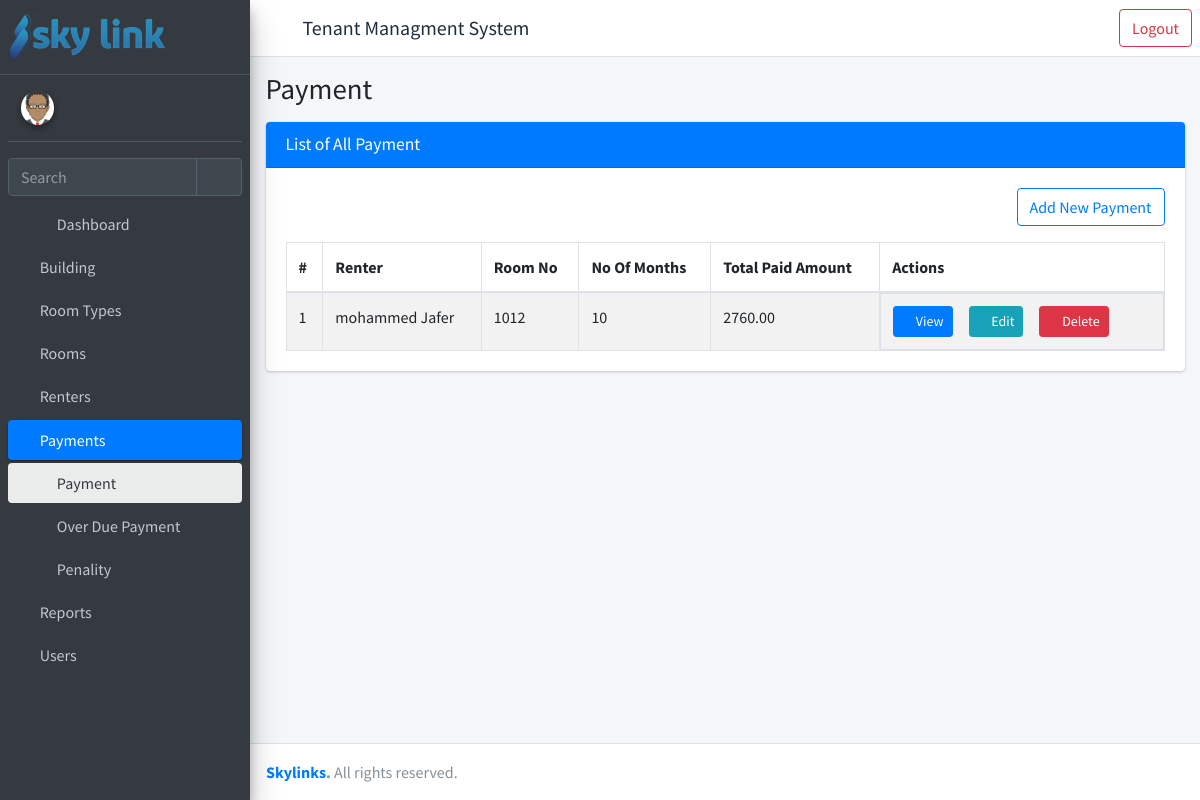
Before: /list-payment/ (signed in) with the older database file.
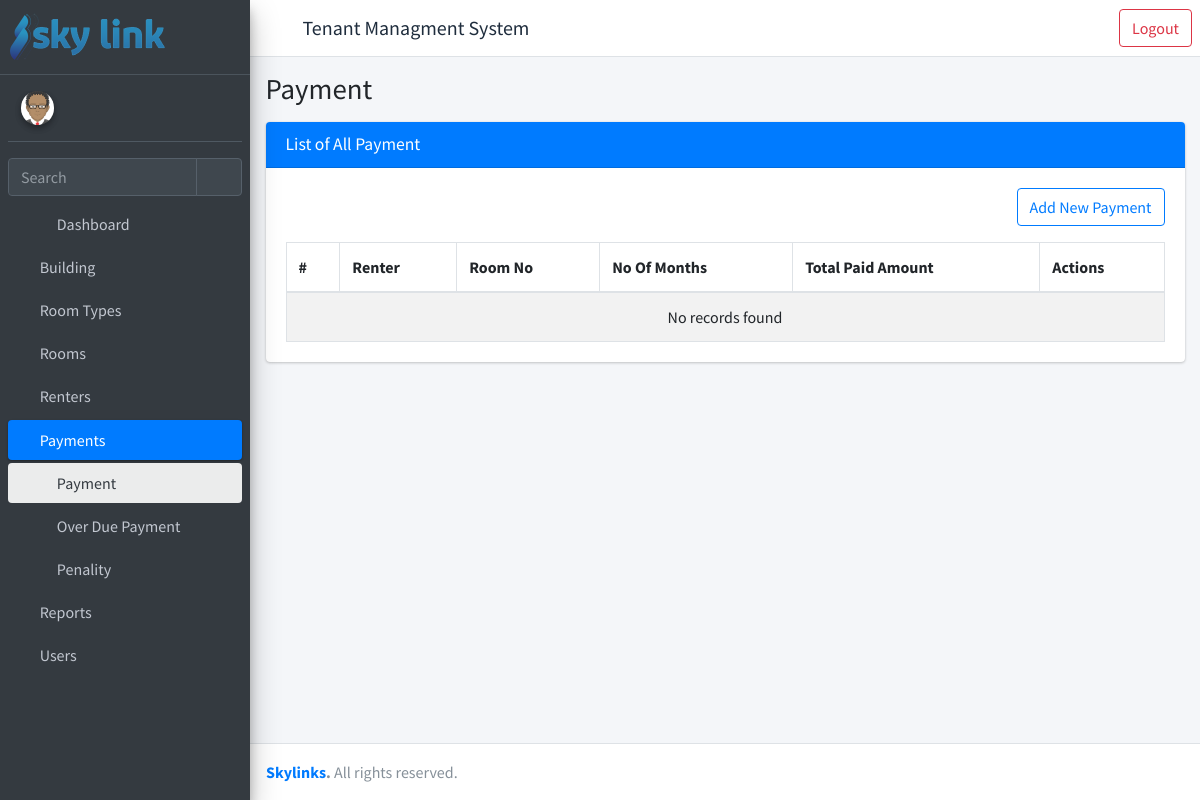
After: the same page with the newer database file.
### rent/models.py (models this page shows, shortened)
class Payment(models.Model):
    renter = models.ForeignKey("rent.Renter", verbose_name=_(
        "Renter"), on_delete=models.PROTECT)
    paid_date = models.DateField(_("Paid Date"), auto_now_add=True)
    no_of_months = models.PositiveIntegerField(_("No Of Months"))
    amount = models.DecimalField(
        _("Rent Cost"), max_digits=10, decimal_places=2)
    invoice_no = models.CharField(_("Invoice No"), max_length=50)
    slip_no = models.CharField(_("Slip No"), max_length=50)
    payment_method = models.CharField(
        _("Payment Method"), max_length=50, choices=PAYMENT_METHOD_CHOICES)
    remark = models.TextField(_("Remark"), blank=True, default="No Remark.")
    vat = models.DecimalField(_("VAT Amount"), max_digits=10, decimal_places=2)
    penality = models.DecimalField(
        _("Penality Amount"), max_digits=10, decimal_places=2, null=True , blank=True)
    report = models.ForeignKey("rent.Report", verbose_name=_(
        "Reported to."), on_delete=models.PROTECT, blank=True)
    created_by = models.ForeignKey(settings.AUTH_USER_MODEL, verbose_name=_(
        "Created By"), on_delete=models.PROTECT, related_name="created_by_payment")
    created_date = models.DateTimeField(_("Created Date"), auto_now_add=True)
    updated_by = models.ForeignKey(settings.AUTH_USER_MODEL, verbose_name=_(
        "Updated By"), on_delete=models.PROTECT, related_name="updated_by_payment")
    updated_date = models.DateTimeField(_("Updated Date"), auto_now=True)
    @property
    def new_paid(self):
        return self.amount + self.vat + self.penality

class Renter(models.Model):
    first_name = models.CharField(_("First Name"), max_length=30)
    last_name = models.CharField(_("Last Name"), max_length=30)
    phone = models.IntegerField(_("Phone number"), )
    tin_no = models.IntegerField(_("Tin number"), )
    company_name = models.CharField(
        _("Company Name"), max_length=50,)
    deposited_amount = models.DecimalField(
        _("Deposited Amount"), max_digits=15, decimal_places=2, default=0)
    date_admitted = models.DateField(_("Date Admitted"), default=timezone.now)
    room = models.ForeignKey("rent.Room", verbose_name=_(
        "Room"), on_delete=models.PROTECT, related_name="rents")
    chat_id = models.IntegerField(_("Chat ID"),blank=True, null= True)
    license_img = models.ImageField(_("Company Licence"), upload_to="img/",null=True, blank=True)
    tin_img = models.ImageField(_("Tin Certificate"), upload_to="img/",null=True, blank=True)
    is_rented = models.BooleanField(_("Is Rented"), default=True)
    date_left = models.DateField(_("Date Field"), blank=True, null=True)
    created_by = models.ForeignKey(settings.AUTH_USER_MODEL, verbose_name=_(
        "Created By"), on_delete=models.PROTECT, related_name="created_by_renter")
    created_date = models.DateTimeField(_("Created Date"), auto_now_add=True)
    updated_by = models.ForeignKey(settings.AUTH_USER_MODEL, verbose_name=_(
        "Updated By"), on_delete=models.PROTECT, related_name="updated_by_renter")
    updated_date = models.DateTimeField(_("Updated Date"), auto_now=True)
    def full_name(self) -> str:
        return self.first_name + ' ' + self.last_name

class Room(models.Model):
    building = models.ForeignKey("rent.Building", verbose_name=_(
        "Building"), on_delete=models.PROTECT)
    floor_no = models.PositiveIntegerField(_("Floor No."))
    room_type = models.ForeignKey("rent.RoomType", verbose_name=_(
        "Room Type"), on_delete=models.PROTECT)
    room_no = models.CharField(_("Room No."), max_length=10)
    width = models.DecimalField(
        _("Room Width"), max_digits=5, decimal_places=2, blank=True, null=True)
    length = models.DecimalField(
        _("Room Length"), max_digits=5, decimal_places=2, blank=True, null=True)
    area = models.DecimalField(_("Area"), max_digits=10, decimal_places=2)
    price_msq = models.DecimalField(
        _("Price per MSq"), max_digits=10, decimal_places=2)
    status = models.CharField(
        _("Status"), max_length=50, choices=STATUS_CHOICES, default="vacant")
    total_price = models.DecimalField(
        _("Total Price"), max_digits=10, decimal_places=2)
    room_img = models.ImageField(_("Room Image"), null=True, upload_to="img/", blank=True)
    is_active = models.BooleanField(default=True)
    created_by = models.ForeignKey(settings.AUTH_USER_MODEL, verbose_name=_(
        "Created By"), on_delete=models.PROTECT, related_name="created_by_room")
    created_date = models.DateTimeField(_("Created Date"), auto_now_add=True)
    updated_by = models.ForeignKey(settings.AUTH_USER_MODEL, verbose_name=_(
        "Updated By"), on_delete=models.PROTECT, related_name="updated_by_room")
    updated_date = models.DateTimeField(_("Updated Date"), auto_now=True)
    def __str__(self) -> str:
        return self.room_no

### rent/views.py (the view)
# urls.py: path("list-payment/", views.PaymentListView.as_view(), name="list-payments"),
class PaymentListView(LoginRequiredMixin, PaymentViewPermissionMixin, ListView):
    model = Payment
    template_name = "rent/list.html"
    def get_context_data(self, **kwargs):
        context = super().get_context_data(**kwargs)
        context["title"] = "Payment"
        context["open"] = "payment"
        context['obj_model'] = "payment"
        return {**context, **permissions(self.request)}

### templates/rent/list.html (shortened to what the changed rows need)
{% extends 'rent/homepage.html' %}
{% load static %}
{% block main_page %}
<div class="content">
    <div class="container-fluid">
        <div class="card">
            <div class="card-body">
                <table id="example1" class="table table-bordered table-striped" width="100%">
                    <thead>
                        {% if obj_model == "renter" %}
                            <tr>
                                <th>#</th>
                                <th>Full Name</th>
                                <th>Company Name</th>
                                <th>Phone Number</th>
                                <th>Tin Number</th>
                                <th>Room No.</th>
                                <th>Action</th>
                            </tr>
                        {% elif obj_model == 'payment'%}
                            <tr>
                                <th>#</th>
                                <th>Renter</th>
                                <th>Room No</th>
                                <th>No Of Months</th>
                                <th>Total Paid Amount</th>
                                <th>Actions</th>
                            </tr>
                        {% endif %}
                    </thead>
                    <tbody>
                    {% if object_list.count > 0 %}
                        {% for data in object_list %}
                            {% if obj_model == "renter" %}
                            <tr>
                                <td>{{ forloop.counter }}</td>
                                <td>{{ data.full_name }}</td>
                                <td>{{ data.company_name }}</td>
                                <td>{{ data.phone }}</td>
                                <td>{{ data.tin_no }}</td>
                                <td >{{data.room}}</td>
                                <td class="product-action d-flex"><a class="btn btn-primary btn-sm mr-3" href="{% url 'detail-renter' pk=data.id %}">
                                    <i class="fas fa-folder"></i>
                                    View</a>
                                    {% if renter_change_permission %}
                                        <a class="btn btn-info btn-sm mr-3" href="{% url 'update-renter' pk=data.id %}">
                                            <i class="fas fa-pencil-alt">
                                            </i>
                                            Edit
                                        </a>
                                    {% endif %}
                                    {% if renter_delete_permission %}
                                        <a class="btn btn-danger btn-sm mr-3" href="{% url 'delete-renter' pk=data.id %}">
                                            <i class="fas fa-trash">
                                            </i>
                                            Delete
                                        </a>
                                    {% endif %}
                                </td>
                            </tr>
                        {% elif obj_model == "payment"%}
                            <tr>
                                <td>{{ forloop.counter }}</td>
                                <td>{{ data.renter.full_name }}</td>
                                <td >{{data.renter.room}}</td>
                                <td>{{ data.no_of_months }}</td>
                                <td >{{data.new_paid}}</td>
                                <td class="product-action d-flex"><a class="btn btn-primary btn-sm mr-3" href="{% url 'detail-payment' data.id  %}">
                                    <i class="fas fa-folder"></i>
                                    View</a>
                                    {% if payment_change_permission %}
                                        <a class="btn btn-info btn-sm mr-3" href="{% url 'update-payment' pk=data.id %}">
                                            <i class="fas fa-pencil-alt">
                                            </i>
                                            Edit
                                        </a>
                                    {% endif %}
                                    {% if payment_delete_permission %}
                                    <a class="btn btn-danger btn-sm mr-3" href="{% url 'payment-delete' pk=data.id  %}">
                                        <i class="fas fa-trash">
                                        </i>
                                        Delete
                                    </a>
                                    {% endif %}
                                </td>
                            </tr>
                        {% endif %}
                    {% endfor %}
                    {% else %}
                        <tr>
                            <td colspan="6" class="dataTables_empty text-center" valign="top">No records found</td>
                        </tr>
                    {% endif %}
                    </tbody>
                </table>
            </div>
        </div>
    </div>
</div>
{% endblock main_page %}
{% block scripts %}
{% load static %}
{% endblock scripts %}

Changed rows visible on the page:
removed Payment: renter.full_name "mohammed Jafer", renter.room "1012", no_of_months "10", new_paid "2760.00"
Other visible differences:
text now shown: "No records found"
